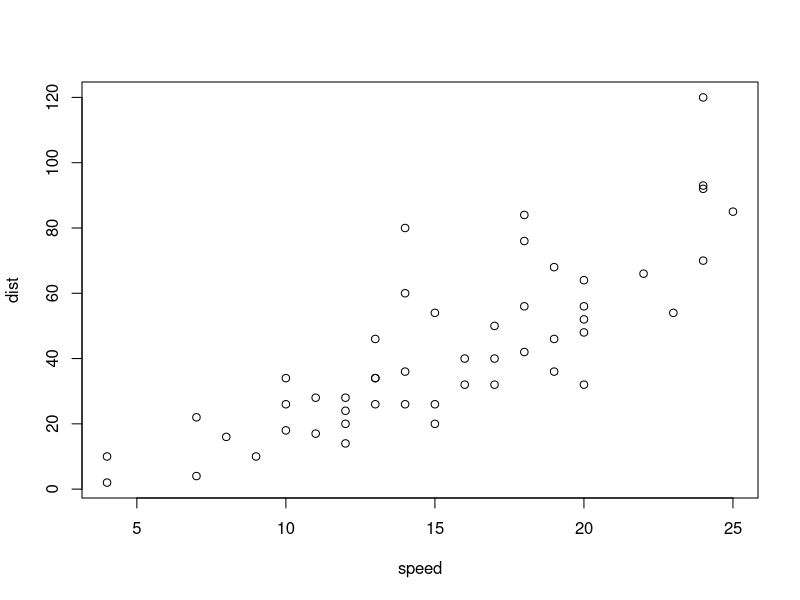
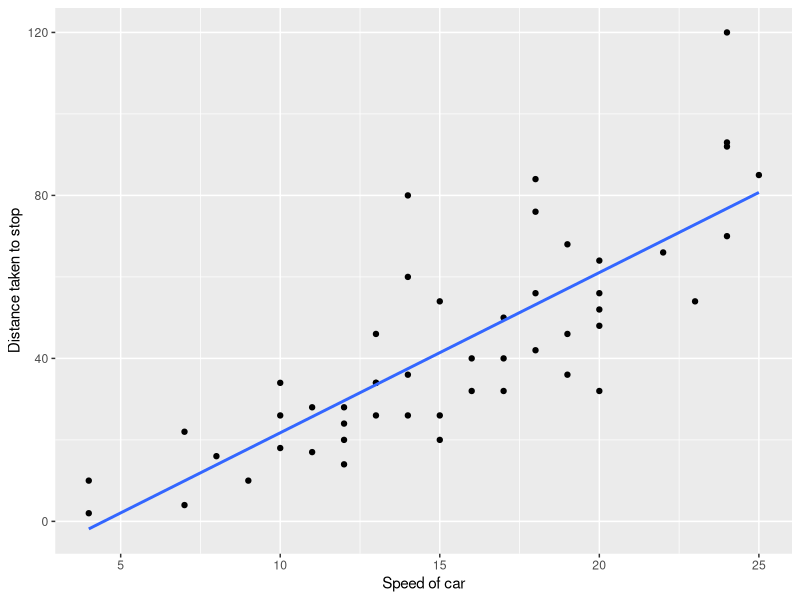

The R source for these figures, in order: (Note: this script raises an error after producing the figures.)
## ---- chunk 1
knitr::opts_chunk$set(echo = TRUE)
## ---- chunk 2

library(ggplot2)
library(dplyr)
library(gridExtra)
library(MASS)

## ---- chunk 3
plot(cars)
## ---- chunk 4
cars %>%  
  summarize_all(mean)
## ---- chunk 5
summary(cars)
## ---- chunk 6
cars %>% 
  summarize(correlation <- cor(speed, dist))
## ---- chunk 7
cor(cars$speed, cars$dist)
## ---- chunk 8
plot_simple_regression <- ggplot(cars, aes(speed, dist))+ 
  geom_point()+                          
  geom_smooth(method = "lm", se = FALSE)+  
  labs(x = "Speed of car", y = "Distance taken to stop") 
plot_simple_regression
                                                          
## ---- chunk 9
knitr::include_graphics("/Users/a2110210/OneDrive - BI Norwegian Business School (BIEDU)/Documents/rslope.PNG")

## ---- chunk 10
plot_simple_regression
## ---- chunk 11
regression_cars <- lm(dist ~ speed, data = cars)
## ---- chunk 12
regression_cars
## ---- chunk 13
summary(regression_cars)
## ---- chunk 14
head(mtcars)

## ---- chunk 15
mtcars %>% 
  summarize(correlation <- cor(cyl,mpg))
## ---- chunk 16
mtcars %>% 
  summarize(correlation <- cor(hp,mpg))
## ---- chunk 17
mtcars %>% 
   summarize(correlation <- cor(wt,mpg))
## ---- chunk 18
mtcars %>% 
  summarize(correlation <- cor(disp,mpg))
## ---- chunk 19
mtcars_subset <- mtcars[, c("mpg", "cyl", "wt", "hp", "disp")]
## ---- chunk 20
mtcars_subset
## ---- chunk 21
plot1 <- ggplot(mtcars_subset, aes(wt, mpg))+
  geom_point()+
  geom_smooth(method = "lm", se = FALSE)+
  labs(x= "Weight of car", y = "Miles per gallon" )



plot2 <-ggplot(mtcars_subset, aes(cyl, mpg))+
  geom_point()+
  geom_smooth(method = "lm", se = FALSE)+
  labs(x= "Number of cylinders", y = "Miles per gallon" )



plot3 <-ggplot(mtcars_subset, aes(hp, mpg))+
  geom_point()+
  geom_smooth(method = "lm", se = FALSE)+
  labs(x= "Horsepower of car", y = "Miles per gallon" )


plot4 <- ggplot(mtcars_subset, aes(disp, mpg))+
  geom_point()+
  geom_smooth(method = "lm", se = FALSE)+
  labs(x= "Displacement", y = "Miles per gallon" )
## ---- chunk 22
grid.arrange(plot1, plot2, plot3, plot4)
## ---- chunk 23

regression_mtcars <- lm(mpg ~ cyl + wt + hp + disp, data = mtcars)

regression_mtcars

summary(regression_mtcars)
## ---- chunk 24
cor(regression_mtcars$fitted.values, mtcars_subset$mpg)
## ---- chunk 25
head(survey)
summary(survey)
## ---- chunk 26
t.test(Pulse~Sex, data = survey, var.equal
= FALSE, paired = FALSE)

## ---- chunk 27
t.test(Height~Sex, data = survey, var.equal
= FALSE, paired = FALSE)

## ---- chunk 28
Smoke_Excercise = table(survey$Smoke, survey$Exer)
Smoke_Excercise

## ---- chunk 29
chisq.test(Smoke_Excercise)
## ---- chunk 30
Smoke_Excercise1 = cbind(Frequent <- Smoke_Excercise[,"Freq"], 
                         NonFrequent <- Smoke_Excercise[,"None"] + Smoke_Excercise[,"Some"])

colnames(Smoke_Excercise1) <- c("Frequent", "NonFrequent")

Smoke_Excercise1

## ---- chunk 31

Smoke_Excercise2 <- chisq.test(Smoke_Excercise1)
Smoke_Excercise2

## ---- chunk 32
Sex_Smoke <- table(survey$Sex, survey$Smoke)
Sex_Smoke <- chisq.test(Sex_Smoke)
Sex_Smoke

